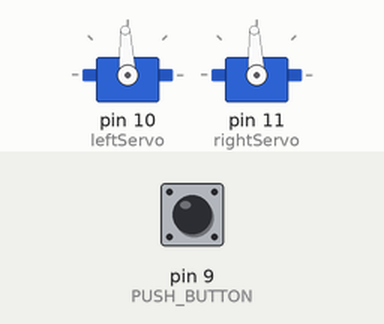
Bench run of a sketch on a simulated Arduino Uno, built with avr-gcc and run on an emulated ATmega328P. Shown: 2 × servo. The inputs (shaded band) are chosen by the test bench; at power-on: pin 9 (PUSH_BUTTON) LOW.

Above: at 25.3 s.
Timing chart, 0 to 26.8 s (numbered marks = the images above):
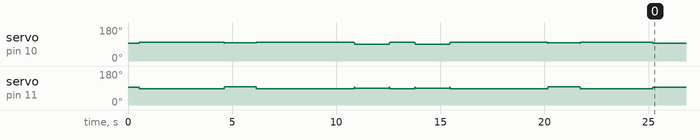

The sketch:

ServosFullSpeedMaze.ino
```cpp
/*
Nick Tasche
1.25.2017
This program tells the robot, on button push, to pause and then to move forward at full speed until the IR sensor receives a value that it interprets as dark.
It pauses again and moves backward at full speed for three feet.

*/

#include <Servo.h>

//defines servos as type
Servo leftServo;
Servo rightServo;

//defines button input pin and variable for input detection
int PUSH_BUTTON = 9;
byte buttonState;

void setup()
{
  Serial.begin(9600);

  //specifies output pin for servos
  leftServo.attach(10);
  leftServo.write(1500);
  delay(15);
  rightServo.attach(11);
  rightServo.write(1500);
  delay(15);

  //button press detection. Pauses robot until button is pressed.
  while (digitalRead(PUSH_BUTTON) == HIGH)
  {
    Serial.println("Button is High");
    leftServo.write(1500);
    rightServo.write(1500);
    delay(15);
  }

  delay(500);

  for (int counter =0; counter < 270; counter = counter + 1)
  {
    rightServo.write(1428);
    leftServo.write(1563);
    delay(15);
  }


  leftServo.write(1500);
  rightServo.write(1500);
  delay(15);

   for (int counter =0; counter < 100; counter = counter + 1)
  {
    rightServo.write(1530);
    leftServo.write(1530);
    delay(15);
  }

  leftServo.write(1500);
  rightServo.write(1500);
  delay(15);

 for (int counter =0; counter < 310; counter = counter + 1)
  {
    rightServo.write(1428);
    leftServo.write(1563);
    delay(15);
  }

  leftServo.write(1500);
  rightServo.write(1500);
  delay(15);

   for (int counter =0; counter < 110; counter = counter + 1)
  {
    rightServo.write(1470);
    leftServo.write(1470);
    delay(15);
  }

  leftServo.write(1500);
  rightServo.write(1500);
  delay(15);

  for (int counter =0; counter < 80; counter = counter + 1)
  {
    rightServo.write(1428);
    leftServo.write(1563);
    delay(15);
  }
  leftServo.write(1500);
  rightServo.write(1500);
  delay(15);

 for (int counter =0; counter < 110; counter = counter + 1)
  {
    rightServo.write(1470);
    leftServo.write(1470);
    delay(15);
  }
  leftServo.write(1500);
  rightServo.write(1500);
  delay(15);
  for (int counter =0; counter < 310; counter = counter + 1)
  {
    rightServo.write(1428);
    leftServo.write(1563);
    delay(15);
  }

  leftServo.write(1500);
  rightServo.write(1500);
  delay(15);
   for (int counter =0; counter < 100; counter = counter + 1)
  {
    rightServo.write(1530);
    leftServo.write(1530);
    delay(15);
  }

  leftServo.write(1500);
  rightServo.write(1500);
  delay(15);
    for (int counter =0; counter < 230; counter = counter + 1)
  {
    rightServo.write(1428);
    leftServo.write(1563);
    delay(15);
  }


  leftServo.write(1500);
  rightServo.write(1500);
  delay(15);
}

void loop()
{

}
```
